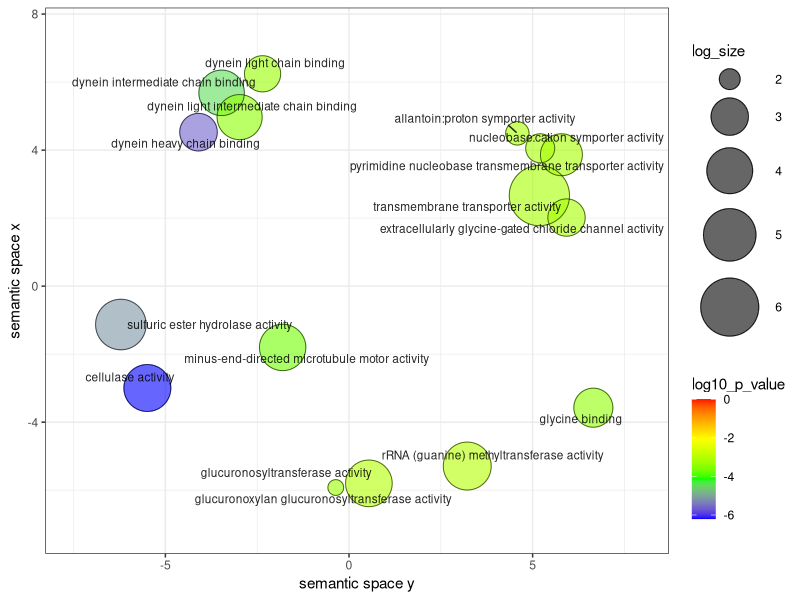
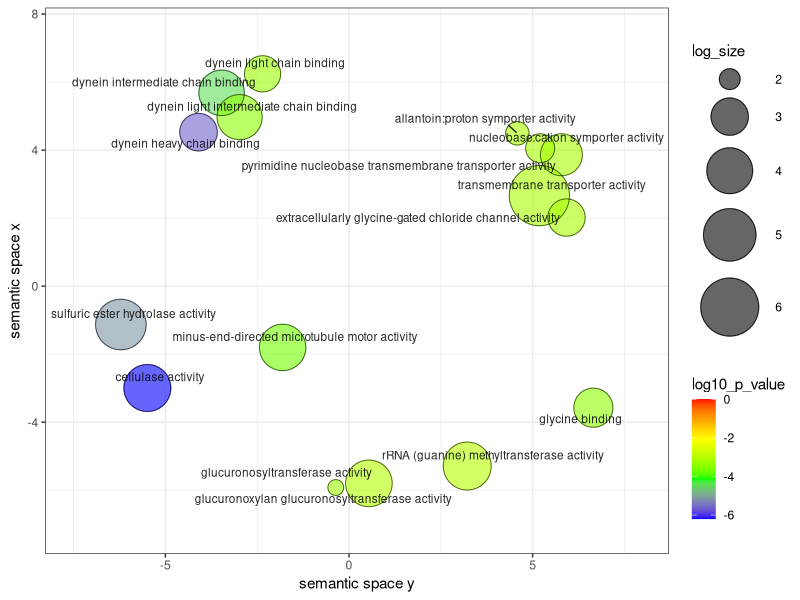

Source code (R) for these figures, in order:
# A plotting R script produced by the Revigo server at http://revigo.irb.hr/
# If you found Revigo useful in your work, please cite the following reference:
# Supek F et al. "REVIGO summarizes and visualizes long lists of Gene Ontology
# terms" PLoS ONE 2011. doi:10.1371/journal.pone.0021800

# --------------------------------------------------------------------------
# If you don't have the ggplot2 package installed, uncomment the following line:
# install.packages( "ggplot2" );
library( ggplot2 );
library(ggrepel)

# --------------------------------------------------------------------------
# If you don't have the scales package installed, uncomment the following line:
# install.packages( "scales" );
library( scales );

# --------------------------------------------------------------------------
# Here is your data from Revigo. Scroll down for plot configuration options.

revigo.names <- c("term_ID","description","frequency","plot_X","plot_Y","log_size","log10_p_value","uniqueness","dispensability");
revigo.data <- rbind(c("GO:0008569","minus-end-directed microtubule motor activity",0.0398904974055454,-1.80722765931445,-1.80214634517111,4.0623939372532,-3.68973668293612,1,0),
c("GO:0008810","cellulase activity",0.0479107542037324,-5.49112939038624,-2.99540313486925,4.14195119586275,-6.20228346785532,0.973182505399619,0),
c("GO:0015391","nucleobase:cation symporter activity",0.000749847361140277,5.20587173431941,4.05394028419751,2.3384564936046,-3.18256173002017,0.662783348023958,0),
c("GO:0045504","dynein heavy chain binding",0.00357646091603772,-4.09812338279407,4.52760002602165,3.01535975540921,-5.6013625727694,0.897116460465566,0),
c("GO:0015020","glucuronosyltransferase activity",0.0428311430476209,0.541208963513703,-5.79914153402321,4.09328156756725,-3.05018265886471,0.92108952886723,0.02151906),
c("GO:0016594","glycine binding",0.00506233356714519,6.65342057874868,-3.57440897471021,3.16613397030511,-3.41636664357001,0.987396846869623,0.02700489),
c("GO:0016435","rRNA (guanine) methyltransferase activity",0.0656168273764641,3.21934568063216,-5.29032493506088,4.27852496473702,-3.0117336151904,0.958528699310244,0.15890671),
c("GO:0008484","sulfuric ester hydrolase activity",0.165225583285356,-6.21252764326452,-1.12868707592472,4.67957324282562,-5.16163595103143,0.972642339468988,0.18307853),
c("GO:0045503","dynein light chain binding",0.00263656007626742,-2.3537210154301,6.24377907045403,2.88309335857569,-3.32562323804185,0.898257040478614,0.28369003),
c("GO:0016934","extracellularly glycine-gated chloride channel activity",0.00336567433064806,5.92294945704962,2.0170942352456,2.98900461569854,-3.17830801158322,0.74519345812657,0.31030329),
c("GO:0045505","dynein intermediate chain binding",0.0300077165167842,-3.46895925148509,5.68416599127521,3.93876982278312,-4.46388987587942,0.889025668165549,0.32128826),
c("GO:0022857","transmembrane transporter activity",9.00077033858165,5.18360214117796,2.66273520029867,6.41576671362888,-3.18256173002017,0.763856430764102,0.34258057),
c("GO:0051959","dynein light intermediate chain binding",0.0264519887075061,-2.97850736433822,4.97007256174177,3.88400192476879,-3.4300192448464,0.889499854966985,0.36061064),
c("GO:0080116","glucuronoxylan glucuronosyltransferase activity",0.000297174530221492,-0.360180580193669,-5.92226319089949,1.93951925261862,-3.30232683298143,0.926505615976374,0.52096031),
c("GO:0005274","allantoin:proton symporter activity",0.00040429558181296,4.5835409121323,4.49296900238839,2.07188200730613,-3.18256173002017,0.743795902364129,0.53725068),
c("GO:0005350","pyrimidine nucleobase transmembrane transporter activity",0.0106533613566612,5.78396570887083,3.86373850504444,3.48911436937892,-3.18256173002017,0.652097299534101,0.6840284));

one.data <- data.frame(revigo.data);
names(one.data) <- revigo.names;
one.data <- one.data [(one.data$plot_X != "null" & one.data$plot_Y != "null"), ];
one.data$plot_X <- as.numeric( as.character(one.data$plot_X) );
one.data$plot_Y <- as.numeric( as.character(one.data$plot_Y) );
one.data$log_size <- as.numeric( as.character(one.data$log_size) );
one.data$log10_p_value <- as.numeric( as.character(one.data$log10_p_value) );
one.data$frequency <- as.numeric( as.character(one.data$frequency) );
one.data$uniqueness <- as.numeric( as.character(one.data$uniqueness) );
one.data$dispensability <- as.numeric( as.character(one.data$dispensability) );
#head(one.data);


# --------------------------------------------------------------------------
# Names of the axes, sizes of the numbers and letters, names of the columns,
# etc. can be changed below

p1 <- ggplot( data = one.data );
p1 <- p1 + geom_point( aes( plot_X, plot_Y, colour = log10_p_value, size = log_size), alpha = I(0.6) ) + scale_size_area();
p1 <- p1 + scale_colour_gradientn( colours = c("blue", "green", "yellow", "red"), limits = c( min(one.data$log10_p_value), 0) );
p1 <- p1 + geom_point( aes(plot_X, plot_Y, size = log_size), shape = 21, fill = "transparent", colour = I (alpha ("black", 0.6) )) + scale_size_area();
p1 <- p1 + scale_size( range=c(5, 20)) + theme_bw(); # + scale_fill_gradientn(colours = heat_hcl(7), limits = c(-300, 0) );
ex <- one.data [ one.data$dispensability < 1, ];
p1 <- p1 + geom_text_repel( data = ex, aes(plot_X, plot_Y, label = description), colour = I(alpha("black", 0.85)), size = 3 );
p1 <- p1 + labs (y = "semantic space x", x = "semantic space y");
p1 <- p1 + theme(legend.key = element_blank()) ;
one.x_range = max(one.data$plot_X) - min(one.data$plot_X);
one.y_range = max(one.data$plot_Y) - min(one.data$plot_Y);
p1 <- p1 + xlim(min(one.data$plot_X)-one.x_range/10,max(one.data$plot_X)+one.x_range/10);
p1 <- p1 + ylim(min(one.data$plot_Y)-one.y_range/10,max(one.data$plot_Y)+one.y_range/10);


# --------------------------------------------------------------------------
# Output the plot to screen

p1;

# Uncomment the line below to also save the plot to a file.
# The file type depends on the extension (default=pdf).

# ggsave("/path_to_your_file/revigo-plot.pdf");
ggsave("figures/DE_E1516_vs_E217_up_MF_REVIGO.png", width=8, height=8, dpi=1200);
